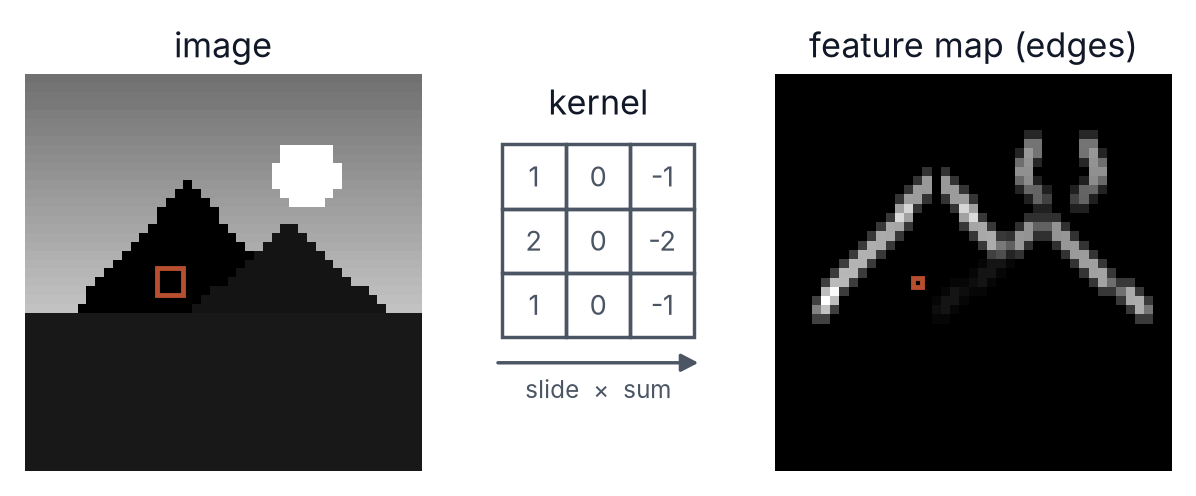
#> input picture assets/module-media/cnn-convolution.png, 1196 x 496 px
$ python contact_sheet.py ../../assets/module-media/cnn-convolution.png ../../assets/module-media/cnn-receptive-field.png --out out.png
#> lines starting #> are read from the running program, lines starting #| are printed output that depends on the picture
"""Contact sheet: one figure drawn two ways, side by side for L0 to judge.

    python scripts/import-b/contact_sheet.py <left> <right> -o <out.png> [--title ...]

The left image is the reference and the right is what a runner produced. Pass
the left label with `--left-label`, because the reference is not always the
same thing: against A's own hand-made figure it is "hand-made, in the module
today", against a B original it is "site B original". Both are shown at the
same width, so the comparison is about the look (stroke weight, text size,
colour, background) and not about a figure happening to be drawn at a
different size.

SVGs are rasterised with `rsvg-convert` at 2x. Everything is pasted onto white,
because the question is whether the runner's output belongs on A's light page.
"""

from __future__ import annotations

import argparse
import pathlib
import subprocess
import sys
import tempfile

RIGHT_LABEL = "runner output"


def rasterise(path: pathlib.Path, tmp: pathlib.Path) -> pathlib.Path:
    """An SVG becomes a PNG at 2x; a PNG is used as it is."""
    if path.suffix.lower() == ".svg":
        out = tmp / (path.stem + ".png")
        subprocess.run(
            ["rsvg-convert", "-d", "2", "-p", "2", "-b", "white",
             str(path), "-o", str(out)],
            check=True, capture_output=True,
        )
        return out
    return path


def load(path: pathlib.Path):
    from PIL import Image

    im = Image.open(path)
#> im is the input picture: PIL image 1196x496 RGBA; mean R, G, B, A 140.2, 140.2, 140.5, 255
    if im.mode != "RGB":
        im = im.convert("RGB")
#> im: PIL image 1196x496 RGB
    return im


def fit(im, width: int):
    """Scale to `width` CSS px, keeping the aspect ratio."""
#> called with width = 720
    from PIL import Image

    if im.width == width:
        return im
    h = max(1, round(im.height * width / im.width))
#> h = 299
    return im.resize((width, h), Image.LANCZOS)


def sheet(left: pathlib.Path, right: pathlib.Path, out: pathlib.Path,
          title: str = "", width: int = 720, pad: int = 28,
          label_h: int = 34, left_label: str = "") -> None:
    from PIL import Image, ImageDraw, ImageFont

    with tempfile.TemporaryDirectory() as td:
        tmp = pathlib.Path(td)
        a, b = fit(load(rasterise(left, tmp)), width), fit(load(rasterise(right, tmp)), width)
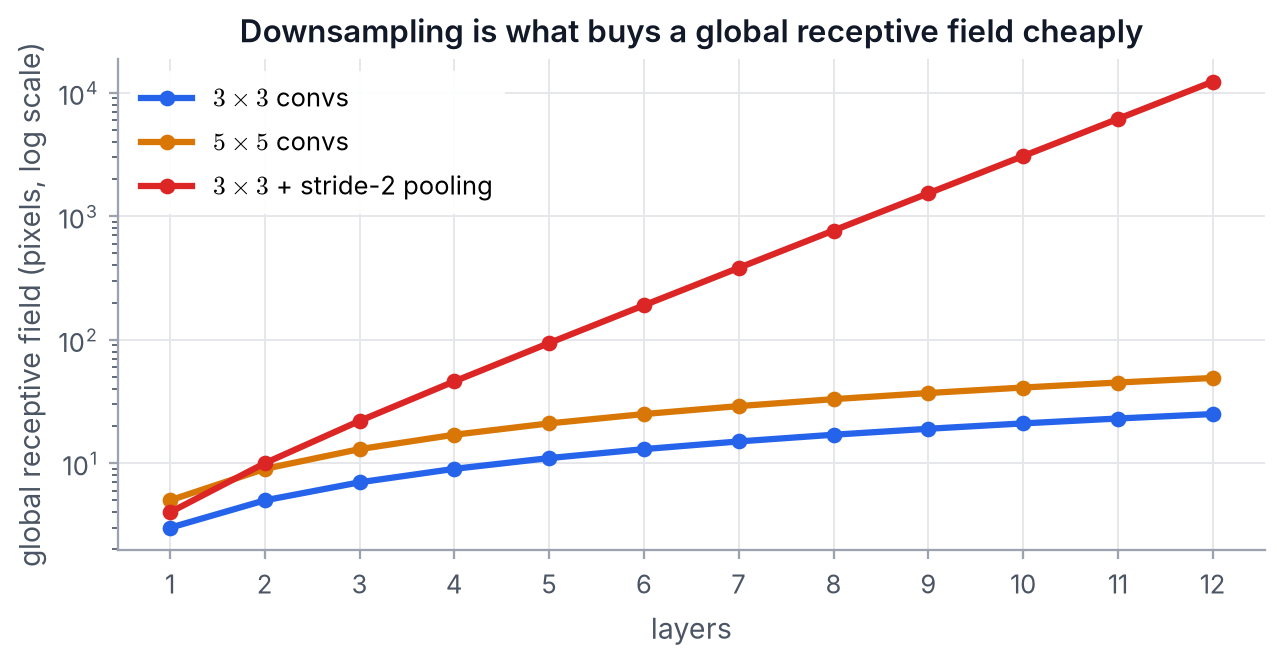
#> input picture assets/module-media/cnn-receptive-field.png, 1277 x 658 px
#> in load, im is the input picture: PIL image 1277x658 RGBA; mean R, G, B, A 247, 245, 245.6, 255
#> call 2 of fit, with width = 720
#> in fit (call 2), `h = max(1, round(im.height * width / im.width))`: h = 371
#> in fit (call 2), `return im.resize((width, h), Image.LANCZOS)`:
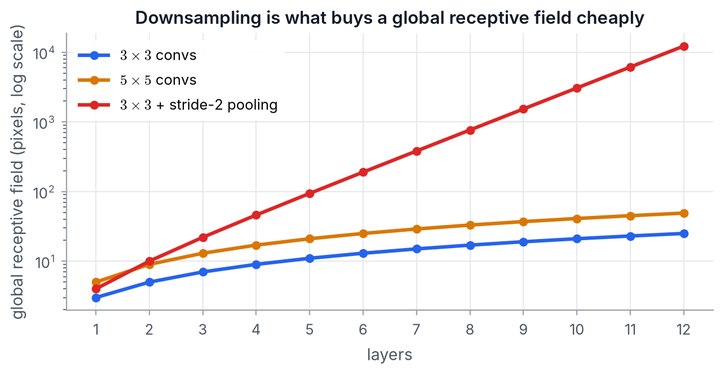
#> returned value: PIL image 720x371 RGB; mean R, G, B 246.7, 244.6, 245.3
        w = pad * 3 + a.width + b.width
#> w = 1524
        h = pad * 2 + label_h * 2 + max(a.height, b.height) + (26 if title else 0)
#> h = 495
        canvas = Image.new("RGB", (w, h), "white")
#> canvas: PIL image 1524x495 RGB; every value is 255
        draw = ImageDraw.Draw(canvas)

        def font(size, bold=False):
            p = pathlib.Path("/usr/share/texmf-dist/fonts/opentype/public/inter")
            name = f"Inter-{'SemiBold' if bold else 'Medium'}.otf"
            if (p / name).exists():
                return ImageFont.truetype(str(p / name), size)
            return ImageFont.load_default()

        y = pad
        if title:
            draw.text((pad, y), title, font=font(26, bold=True), fill="#111827")
            y += 34
        draw.text((pad, y), left_label, font=font(17), fill="#5c5c5c")
        draw.text((pad * 2 + a.width, y), RIGHT_LABEL, font=font(17), fill="#5c5c5c")
        y += label_h
        canvas.paste(a, (pad, y))
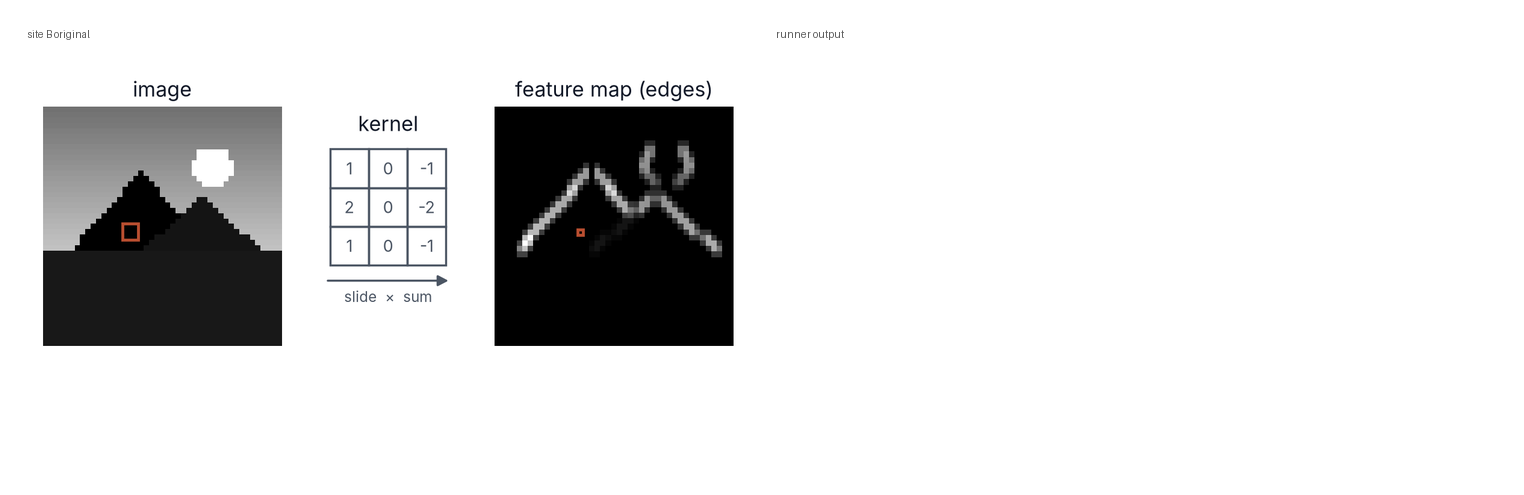
#> canvas: PIL image 1524x495 RGB; mean R, G, B 222.1, 222.1, 222.2
        canvas.paste(b, (pad * 2 + a.width, y))
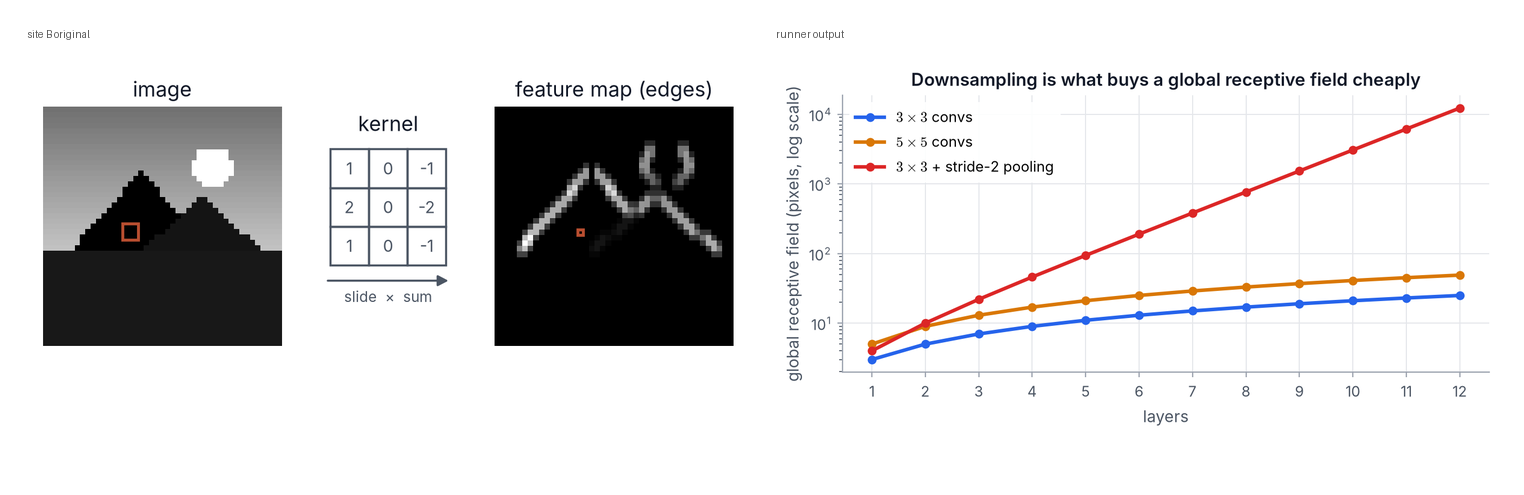
#> canvas: PIL image 1524x495 RGB; mean R, G, B 219.2, 218.5, 218.8
        draw.line([(pad + a.width + pad // 2, y), (pad + a.width + pad // 2, y + max(a.height, b.height))],
                  fill="#d8d8dd", width=1)
        for im, x in ((a, pad), (b, pad * 2 + a.width)):
            draw.rectangle([x - 1, y - 1, x + im.width, y + im.height],
                           outline="#d8d8dd", width=1)
#> this loop made 2 passes
#> x on passes 1 to 2: 28, 776
    out.parent.mkdir(parents=True, exist_ok=True)
    canvas.save(out)
    print(f"{out}  {canvas.width}x{canvas.height}")
#| out.png  1524x495


def main(argv=None) -> int:
    ap = argparse.ArgumentParser(description="side by side contact sheet of two figures")
    ap.add_argument("left")
    ap.add_argument("right")
    ap.add_argument("-o", "--out", required=True)
    ap.add_argument("--title", default="")
    ap.add_argument("--left-label", default="site B original",
                    help="what the left image is; the default is a B original")
    ap.add_argument("--width", type=int, default=720)
    args = ap.parse_args(argv)
    sheet(pathlib.Path(args.left), pathlib.Path(args.right),
          pathlib.Path(args.out), args.title, args.width,
          left_label=args.left_label)
    return 0


if __name__ == "__main__":
    sys.exit(main())
#> (the program exits here)
